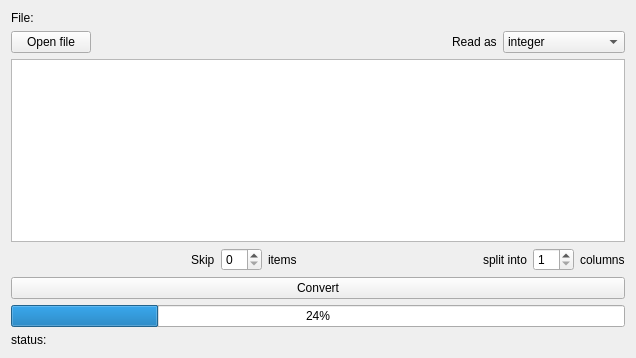
<?xml version="1.0" encoding="UTF-8"?>
<ui version="4.0">
 <class>IROOTBinaryFileConvertor</class>
 <widget class="QWidget" name="IROOTBinaryFileConvertor">
  <property name="geometry">
   <rect>
    <x>0</x>
    <y>0</y>
    <width>636</width>
    <height>358</height>
   </rect>
  </property>
  <property name="windowTitle">
   <string>Binary File Convertor</string>
  </property>
  <layout class="QVBoxLayout" name="verticalLayout">
   <item>
    <widget class="QLabel" name="fileName">
     <property name="text">
      <string>File:</string>
     </property>
    </widget>
   </item>
   <item>
    <layout class="QHBoxLayout" name="horizontalLayout">
     <item>
      <widget class="QPushButton" name="openFile">
       <property name="text">
        <string>Open file</string>
       </property>
      </widget>
     </item>
     <item>
      <spacer name="horizontalSpacer_2">
       <property name="orientation">
        <enum>Qt::Horizontal</enum>
       </property>
       <property name="sizeHint" stdset="0">
        <size>
         <width>40</width>
         <height>20</height>
        </size>
       </property>
      </spacer>
     </item>
     <item>
      <widget class="QLabel" name="label">
       <property name="text">
        <string>Read as</string>
       </property>
      </widget>
     </item>
     <item>
      <widget class="QComboBox" name="readType">
       <item>
        <property name="text">
         <string>integer</string>
        </property>
       </item>
       <item>
        <property name="text">
         <string>unsigned integer</string>
        </property>
       </item>
       <item>
        <property name="text">
         <string>long</string>
        </property>
       </item>
       <item>
        <property name="text">
         <string>unsigned long</string>
        </property>
       </item>
       <item>
        <property name="text">
         <string>float</string>
        </property>
       </item>
       <item>
        <property name="text">
         <string>double</string>
        </property>
       </item>
       <item>
        <property name="text">
         <string>string</string>
        </property>
       </item>
      </widget>
     </item>
    </layout>
   </item>
   <item>
    <widget class="QTableView" name="sampleViewer">
     <property name="font">
      <font>
       <pointsize>7</pointsize>
       <italic>true</italic>
      </font>
     </property>
     <property name="editTriggers">
      <set>QAbstractItemView::NoEditTriggers</set>
     </property>
     <attribute name="horizontalHeaderVisible">
      <bool>false</bool>
     </attribute>
     <attribute name="verticalHeaderVisible">
      <bool>false</bool>
     </attribute>
    </widget>
   </item>
   <item>
    <layout class="QHBoxLayout" name="horizontalLayout_2">
     <item>
      <spacer name="horizontalSpacer_3">
       <property name="orientation">
        <enum>Qt::Horizontal</enum>
       </property>
       <property name="sizeHint" stdset="0">
        <size>
         <width>40</width>
         <height>20</height>
        </size>
       </property>
      </spacer>
     </item>
     <item>
      <widget class="QLabel" name="label_2">
       <property name="text">
        <string>Skip</string>
       </property>
      </widget>
     </item>
     <item>
      <widget class="QSpinBox" name="skipItems"/>
     </item>
     <item>
      <widget class="QLabel" name="label_3">
       <property name="text">
        <string>items</string>
       </property>
      </widget>
     </item>
     <item>
      <spacer name="horizontalSpacer">
       <property name="orientation">
        <enum>Qt::Horizontal</enum>
       </property>
       <property name="sizeHint" stdset="0">
        <size>
         <width>40</width>
         <height>20</height>
        </size>
       </property>
      </spacer>
     </item>
     <item>
      <widget class="QLabel" name="label_4">
       <property name="text">
        <string>split into</string>
       </property>
      </widget>
     </item>
     <item>
      <widget class="QSpinBox" name="nColumns">
       <property name="minimum">
        <number>1</number>
       </property>
      </widget>
     </item>
     <item>
      <widget class="QLabel" name="label_5">
       <property name="text">
        <string>columns</string>
       </property>
      </widget>
     </item>
    </layout>
   </item>
   <item>
    <widget class="QPushButton" name="convert">
     <property name="text">
      <string>Convert</string>
     </property>
    </widget>
   </item>
   <item>
    <widget class="QProgressBar" name="progressBar">
     <property name="value">
      <number>24</number>
     </property>
    </widget>
   </item>
   <item>
    <widget class="QLabel" name="status">
     <property name="text">
      <string>status:</string>
     </property>
    </widget>
   </item>
  </layout>
 </widget>
 <resources/>
 <connections/>
</ui>
